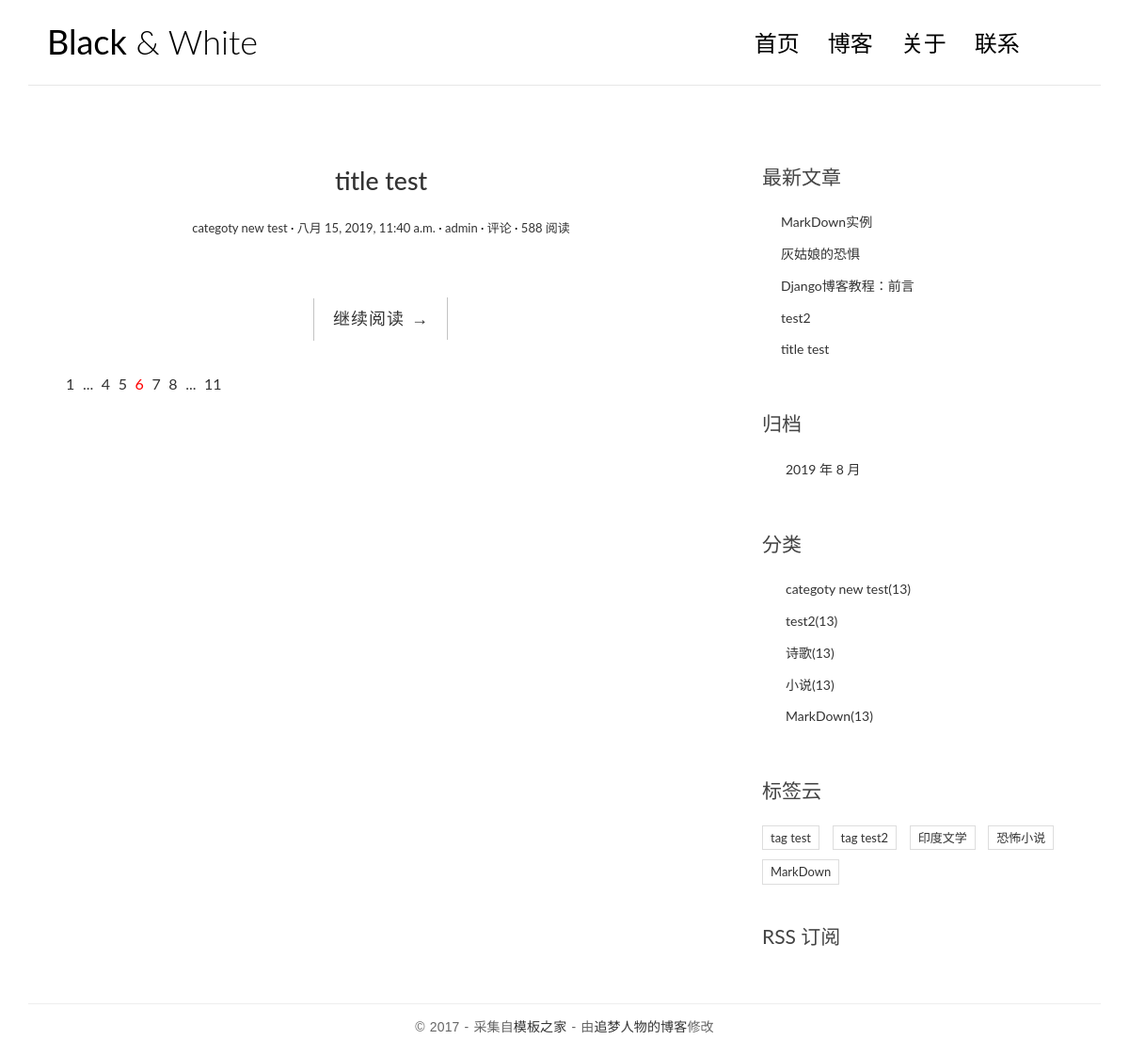
Page /category/1 on the earlier database version.
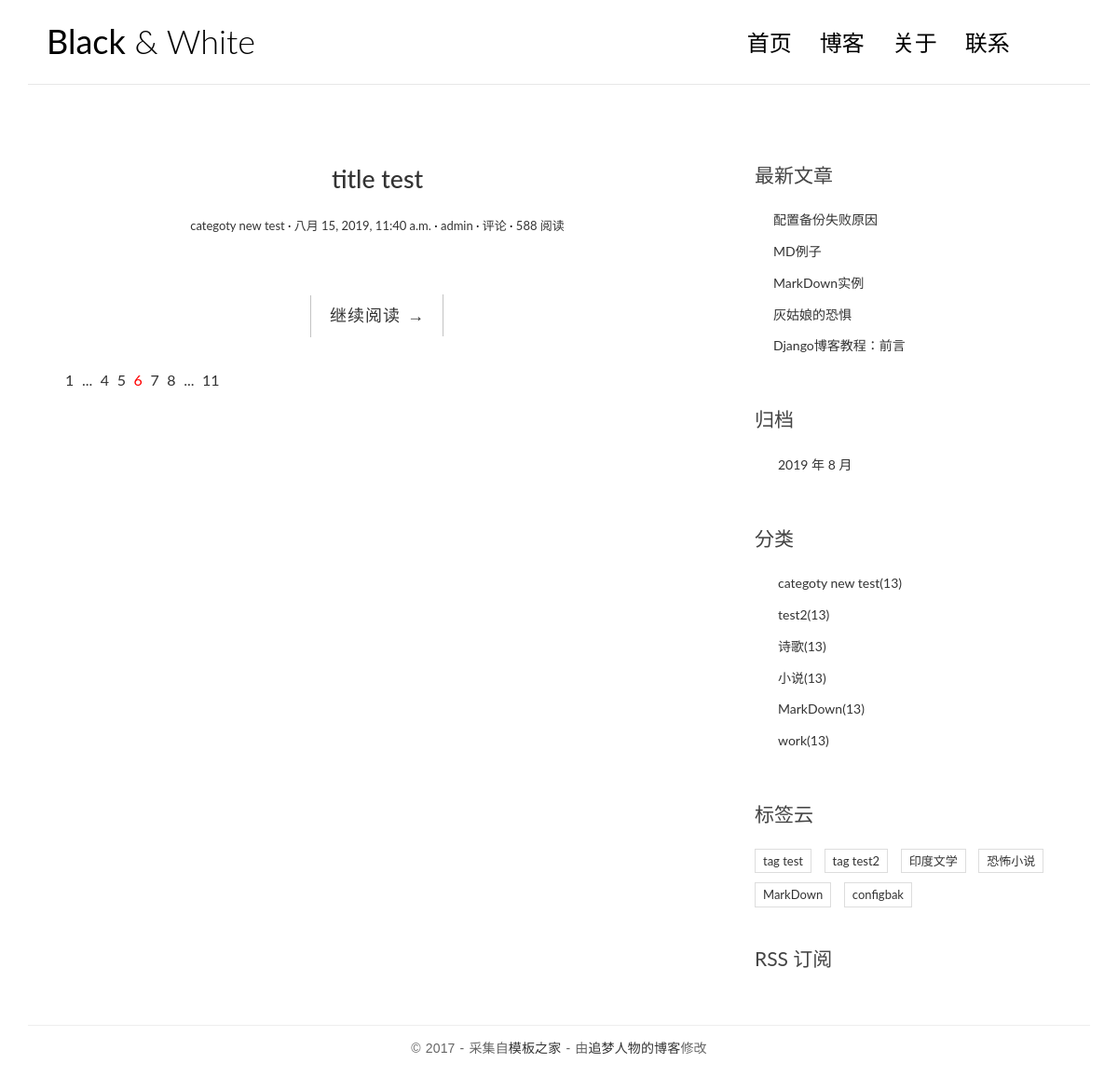
Same page on the later database version.
### blog/models.py (models this page shows, shortened)
class Post(models.Model):
    title = models.CharField('标题',max_length=70)
    body = models.TextField('正文',)
    created_time = models.DateTimeField('创建时间',default=timezone.now)
    modified_time = models.DateTimeField('修改时间',)
    excerpt = models.CharField('摘要',max_length=200, blank=True)
    category = models.ForeignKey(Category, verbose_name='分类',on_delete=models.CASCADE)
    tags = models.ManyToManyField(Tag, verbose_name='标签',blank=True)
    author = models.ForeignKey(User,verbose_name='作者', on_delete=models.CASCADE)
    class Meta:
        verbose_name = '文章'
        verbose_name_plural = verbose_name
    def get_absolute_url(self):
        return reverse('blog:detail', kwargs={'pk': self.pk})

class Category(models.Model):
    name = models.CharField(max_length=100)
    class Meta:
        verbose_name = '分类'
        verbose_name_plural = verbose_name

class Tag(models.Model):
    name = models.CharField(max_length=100)
    class Meta:
        verbose_name = '标签'
        verbose_name_plural = verbose_name

### blog/views.py (the view)
# urls.py: path('category/<int:pk>', views.category,name='category'),
def category(request,pk):
    category_name = get_object_or_404(Category,pk=pk)
    post_list = Post.objects.filter(category=category_name).order_by('-created_time')
    return render(request, 'blog/index.html', locals())

### blog/templatetags/blog_extras.py (called while the page is built)
@register.inclusion_tag('blog/inclusions/_recent_posts.html',takes_context=True)
def show_recent_posts(context,num=5):
    return {
        'recent_post_list':Post.objects.all().order_by('-created_time')[:num]
    }

@register.inclusion_tag('blog/inclusions/_archives.html',takes_context=True)
def show_archives(context):
    return {
        'date_list':Post.objects.dates('created_time','month',order='DESC')
    }

@register.inclusion_tag('blog/inclusions/_categories.html',takes_context=True)
def show_categories(context):
    return {
        'category_list':Category.objects.all()
    }

@register.inclusion_tag('blog/inclusions/_tags.html',takes_context=True)
def show_tags(context):
    return {
        'tag_list':Tag.objects.all()
    }

### templates/blog/index.html (shortened to what this page needs)
{% extends 'base.html' %}
{% block main %}
{% for post in post_list %}
    <article class="post post-{{ post.pk }}">
        <header class="entry-header">
            <h1 class="entry-title">
                <a href="{{ post.get_absolute_url }}">{{ post.title }}</a>
            </h1>
            <div class="entry-meta">
                <span class="post-category"><a href="#">{{ post.category.name }}</a></span>
                <span class="post-date"><a href="#"><time class="entry-date"
                                                          datetime="2012-11-09T23:15:57+00:00">{{ post.created_time }}</time></a></span>
                <span class="post-author"><a href="#">{{ post.author }}</a></span>
                <span class="comments-link"><a href="#">评论</a></span>
                <span class="views-count"><a href="{{ post.get_absolute_url }}">588 阅读</a></span>
            </div>
        </header>
        <div class="entry-content clearfix">
            <div class="read-more cl-effect-14">
                <a href="{{ post.get_absolute_url }}" class="more-link">继续阅读 <span class="meta-nav">→</span></a>
            </div>
        </div>
    </article>
{% empty %}
    <div class="no-post">暂时还没有发布的文章</div>
{% endfor %}
<div class="pagination">
    <ul>
        <li><a href="">1</a></li>
        <li><a href="">...</a></li>
        <li><a href="">4</a></li>
        <li><a href="">5</a></li>
        <li class="current"><a href="">6</a></li>
        <li><a href="">7</a></li>
        <li><a href="">8</a></li>
        <li><a href="">...</a></li>
        <li><a href="">11</a></li>
    </ul>
</div>
{% endblock main %}

### templates/blog/inclusions/_recent_posts.html
<div class="widget widget-recent-posts">
  <h3 class="widget-title">最新文章</h3>
  <ul>
    {% for post in recent_post_list %}
      <li>
        <a href="{{ post.get_absolute_url }}">{{ post.title }}</a>
      </li>
    {% empty %}
      暂无文章！
    {% endfor %}
  </ul>
</div>

### templates/blog/inclusions/_categories.html
<div class="widget widget-category">
  <h3 class="widget-title">分类</h3>
  <ul>
    {% for category in category_list %}
      <li>
        <a href="{% url 'blog:category' category.pk %}">{{ category.name }}<span class="post-count">(13)</span></a>
      </li>
    {% empty %}
      暂无分类！
    {% endfor %}
  </ul>
</div>

### templates/blog/inclusions/_tags.html
<div class="widget widget-tag-cloud">
  <h3 class="widget-title">标签云</h3>
  <ul>
    {% for tag in tag_list %}
      <li>
        <a href="#">{{ tag.name }}</a>
      </li>
    {% empty %}
      暂无标签！
    {% endfor %}
  </ul>
</div>

Differences in the rows shown:
no longer on one of the page's lists (row unchanged): Post: title "title test"
no longer on this page (row unchanged): Post: title "test2", shown under "最新文章"
added Post: title "配置备份失败原因", shown under "最新文章"
added Post: title "MD例子", shown under "最新文章"
added Category: name "work"
added Tag: name "configbak"
